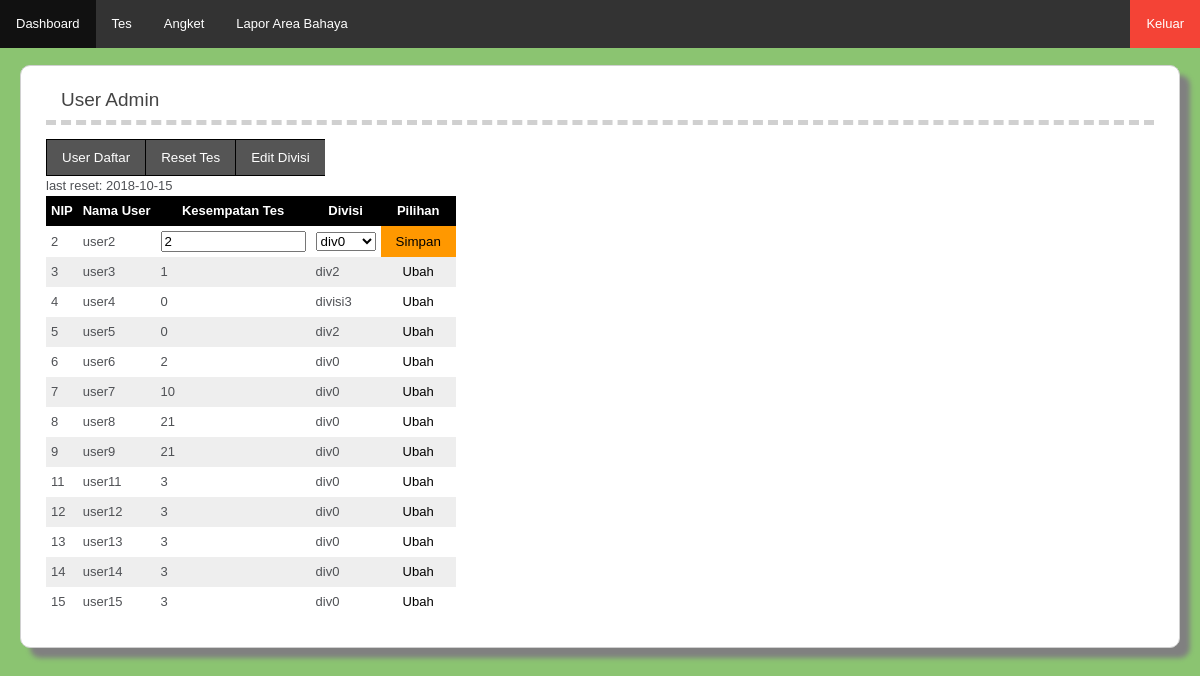
/index.php/c_quiz/userquiz, run on the app's committed database.
### tables this page shows
CREATE TABLE `general` (
  `info` text NOT NULL,
  `quizaktif` int(11) NOT NULL,
  `quiztime` int(11) NOT NULL,
  `reset` date NOT NULL
);

CREATE TABLE `user` (
  `NIP` int(11) NOT NULL,
  `nama` varchar(40) NOT NULL,
  `pass` varchar(40) NOT NULL,
  `level` int(11) NOT NULL,
  `iddivisi` int(11) NOT NULL
);

CREATE TABLE `userquiz` (
  `iduser` int(11) NOT NULL,
  `quiz` int(11) NOT NULL
);

CREATE TABLE `divisi` (
  `iddiv` int(11) NOT NULL,
  `divisi` varchar(50) NOT NULL
);

### application/controllers/c_quiz.php (called while the page is built, shortened)
<?php
class c_quiz extends CI_Controller {
	function __construct(){
		$this->load->database();
	}
	public function userquiz(){
		$this->load->model('m_quiz');
		$this->load->model('m_login');
		$this->data['user']=$this->m_quiz->getuser();
		$this->data['lasrst']=$this->m_quiz->getrst()->row_array();
		$this->data['listdiv']=$this->m_login->getdivisi();
		$this->load->view('v_userquiz',$this->data);
	}
}

### index.php (called while the page is built, shortened)
<?php
require_once BASEPATH.'core/CodeIgniter.php';

### application/models/m_quiz.php (called while the page is built, shortened)
<?php
class m_quiz extends CI_Model {
	function getuser(){
		$query=$this->db->query("SELECT user.NIP, user.nama, divisi.divisi, userquiz.quiz FROM user, userquiz, divisi WHERE user.NIP=userquiz.iduser AND user.iddivisi=divisi.iddiv AND user.level=3");
		return $query->result();
	}
	function getrst(){
		$query=$this->db->query("SELECT reset FROM general WHERE 1");
		return $query;
	}
}

### application/models/m_login.php (called while the page is built, shortened)
<?php
class m_login extends CI_Model {
	function getdivisi(){
		$query=$this->db->query("SELECT * FROM divisi");
		return $query->result();
	}
}

### application/views/v_userquiz.php (the view, shortened to what this page needs)
?><!DOCTYPE html>
<head>
	<link href="<?php echo base_url().'assets/css/style1.css'?>" rel="stylesheet">
</head>
<body>
<div id="container">
        <div id="body">
			<h1 >User Admin</h1>
			<div class="btn-group">
				<form method="post" action="<?php echo base_url().'index.php/page/daftar' ?>">
						<input type="submit" value="User Daftar" class="button">
				</form>
				<form method="post" action="<?php echo base_url().'index.php/c_quiz/resetquiz/'?>">
					<input type="submit" value="Reset Tes" class="button">
				</form>
				<form method="post" action="<?php echo base_url().'index.php/c_login/editdivisi' ?>">
						<input type="submit" value="Edit Divisi" class="button">
				</form>
				</div><br clear="all">last reset: <?=$lasrst['reset']?><br>
			<table id="t01">
			  <tr>
				<th>NIP</th>
				<th>Nama User</th>
				<th>Kesempatan Tes</th>
				<th>Divisi</th>
				<th>Pilihan</th>
			  </tr>
			<?php $nom=0;$id=$this->uri->segment(3);
        	foreach($user as $row) {
				if($nom==$id){?>
				<form method="post" action="<?php echo base_url().'index.php/c_quiz/userquiz'?>">
				<tr>
					<td><input type="hidden" name="nip" value="<?=$row->NIP?>"> <?=$row->NIP?> </td>
					<td><?=$row->nama?></td>
					<td><input type="text" name="quiz" value="<?=$row->quiz?>" size="15"></td>
					<td><select name="divisi">
					<?php foreach($listdiv as $rrrow){ ?>
					<option value="<?=$rrrow->iddiv?>" <?php if($row->divisi==$rrrow->iddiv){echo 'selected';}?> ><?=$rrrow->divisi ?></option>
					<?php }?>
					</select></td>
					<td id="btn"><input type="submit" value="Simpan" class="btnsave"></td>
			  	</tr>
				</form>
				<?php $nom++; continue;}?>
			  <tr>
				<td><?=$row->NIP?></td>
				<td><?=$row->nama?></td>
				<td><?=$row->quiz?></td>
				<td><?=$row->divisi?></td>
				<td id="btn"><a href="<?php echo base_url().'index.php/c_quiz/userquiz/'.$nom ?>" id="edit">Ubah</a></td>
			  </tr>
			<?php $nom++;} ?>
			</table>
        	<br>
        </div>
        </div>
</body>
</html>

### assets/css/style1.css (style rules this page uses)
body { background-color: #8BC471; margin: 0; font: 13px/20px normal Helvetica, Arial, sans-serif; color: #4F5155; }
a { color: #003399; background-color: transparent; font-weight: normal; }
h1 { color: #444; background-color: transparent; border-bottom: 5px dashed #D0D0D0; font-size: 19px; font-weight: normal; margin: 0 0 14px 0; padding: 14px 15px 10px 15px; }
#body { margin: 0 15px 0 15px; }
#container { background-color:#FFFFFF; padding: 10px; margin: 20px; margin-top: 65px; border: 1px solid #D0D0D0; border-radius: 10px; box-shadow: 10px 10px 5px grey; }
table, th, td { border: hidden; border-collapse: collapse; }
th, td { padding: 5px; text-align: left; }
table#t01 { border: 1px solid black; }
table#t01 tr:nth-child(even) { background-color: #eee; }
table#t01 tr:nth-child(odd) { background-color: #fff; }
table#t01 th { background-color: black; color: white; text-align: center; }
td#btn { padding: inherit; }
.btnsave { -webkit-transition-duration: 0.5s; transition-duration: 0.5s; background-color: #ff9800; border: none; padding: 8px 15px; color: black; cursor: pointer; }
a#edit { -webkit-transition-duration: 0.5s; transition-duration: 0.5s; background-color: transparent; color: black; border: none; padding: 7px 22px; text-decoration: none; }
.btn-group .button { background-color: #555555; border: 1px solid black; color: white; padding: 10px 15px; text-align: center; text-decoration: none; display: inline-block; cursor: pointer; float: left; }
.btn-group .button:not(last-child) { border-right: none; }

### data on the page
general: reset "2018-10-15"
user: NIP "2", nama "user2", quiz "2"
user: NIP "3", nama "user3", userquiz.quiz "1", divisi.divisi "div2"
user: NIP "4", nama "user4", userquiz.quiz "0", divisi.divisi "divisi3"
user: NIP "5", nama "user5", userquiz.quiz "0", divisi.divisi "div2"
user: NIP "6", nama "user6", userquiz.quiz "2", divisi.divisi "div0"
user: NIP "7", nama "user7", userquiz.quiz "10", divisi.divisi "div0"
user: NIP "8", nama "user8", userquiz.quiz "21", divisi.divisi "div0"
user: NIP "9", nama "user9", userquiz.quiz "21", divisi.divisi "div0"
user: NIP "11", nama "user11", userquiz.quiz "3", divisi.divisi "div0"
user: NIP "12", nama "user12", userquiz.quiz "3", divisi.divisi "div0"
user: NIP "13", nama "user13", userquiz.quiz "3", divisi.divisi "div0"
user: NIP "14", nama "user14", userquiz.quiz "3", divisi.divisi "div0"
user: NIP "15", nama "user15", userquiz.quiz "3", divisi.divisi "div0"

### other printed values
form field divisi "div0"
